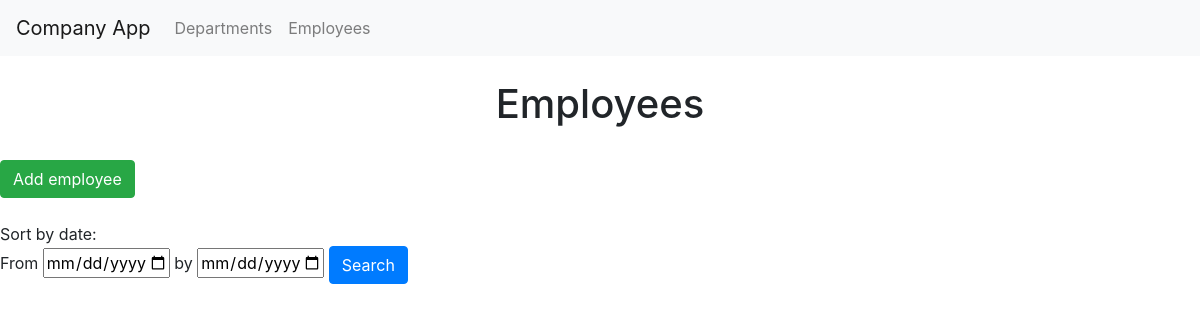
Page /employees on the earlier database version.
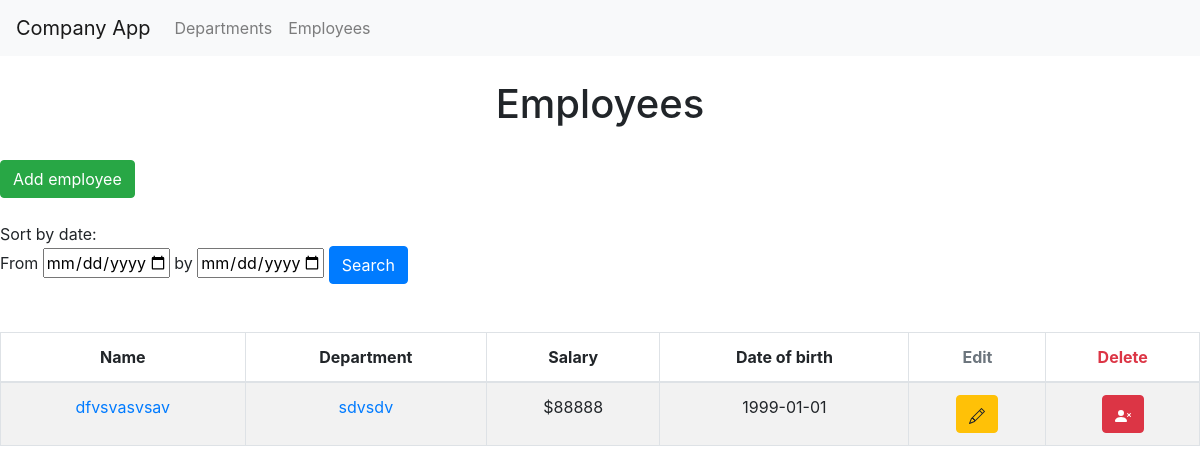
Same page on the later database version.
### app/models/models.py (models this page shows)
class EmployeeModel(db.Model):
    __tablename__ = 'employee'
    id = db.Column(db.Integer, primary_key=True)
    related_department_id = db.Column(db.Integer, db.ForeignKey('department.id'))
    name = db.Column(db.String(40))
    date_of_birth = db.Column(db.String)
    salary = db.Column(db.DECIMAL(asdecimal=False, precision=0, decimal_return_scale=0))

class DepartmentModel(db.Model):
    __tablename__ = 'department'
    id = db.Column(db.Integer, primary_key=True)
    name = db.Column(db.String(25), unique=True)
    employees = db.relationship('EmployeeModel', backref='department', lazy='dynamic')

### app/views/view.py (the view, shortened to what this page needs)
@app.route('/employees', methods=['GET', 'POST'])
def employees_page():
    employees = EmployeeModel.query.all()
    today = date.today()
    return render_template('employees.html', employees=employees, today=today)

### app/templates/employees.html (shortened to what this page needs)
{% extends 'home.html' %}
{% block content %}
    <br>
    <h1 class="text-center">Employees</h1>
    <br>
    <a href="{{ url_for('add_employee') }}" class="btn btn-success" class="text-right" id="add employee">Add
        employee</a>
    <br>
    <br>
    Sort by date:
    <div class="text-left">
        <form action="/employees" method="POST">
            <label>From</label> <input type="date" id="date_from" name="date_from" value="{{ date_from }}"
                                       max="{{ today }}">
            <label>by</label> <input type="date" id="date_by" name="date_by" value="{{ date_by }}" max="{{ today }}">
            <input id="submit" type="submit" class="btn btn-primary" value="Search">
        </form>
    </div>
    <br>
    <br>
    {% if employees %}
        <div class="text-center">
            <table class="table table-striped table-bordered table-hover">
                <thead>
                <tr>
                    <th scope="col">Name</th>
                    <th scope="col">Department</th>
                    <th scope="col">Salary</th>
                    <th scope="col">Date of birth</th>
                    <th scope="col" class="text-secondary">Edit</th>
                    <th scope="col" class="text-danger">Delete</th>
                </tr>
                </thead>
                <tbody>
                {% for employee in employees %}
                    <tr>
                        <td><a name="{{ employee.name }}"
                               href="{{ url_for('employee_page', employee_id=employee.id) }}">{{ employee.name }}</a>
                        </td>
                        <td><a{% if employee.department.id %}
                            href="{{ url_for('department_page', department_id=employee.department.id) }}{% endif %}">
                            {% if employee.department.name %}
                                {{ employee.department.name }}
                            {% else %}
                                No department
                            {% endif %}
                        </a></td>
                        <td> ${{ employee.salary|round }}</td>
                        <td> {{ employee.date_of_birth }}</td>
                        <td id="edit {{ employee.name }}" class="text-secondary"><a
                                href="{{ url_for('edit_employee', employee_id=employee.id) }}" class="btn btn-warning">
                        </a>
                        </td>
                        <td>
                            <a id="delete {{ employee.name }}"
                               href="{{ url_for('delete_employee', employee_id=employee.id) }}" class="btn btn-danger"
                               role="button"
                               onclick="return confirm('Are You sure You want to delete {{ employee.name }} employee from {{ employee.department.name }} department?')">
                            </a>
                        </td>
                    </tr>
                {% endfor %}
                </tbody>
            </table>
        </div>
    {% endif %}
{% endblock %}

Differences in the rows shown:
added EmployeeModel: name "dfvsvasvsav", department.name "sdvsdv", salary "88888", date_of_birth "1999-01-01"
Other differences:
text now shown: "Name Department Salary Date of birth Edit Delete"
